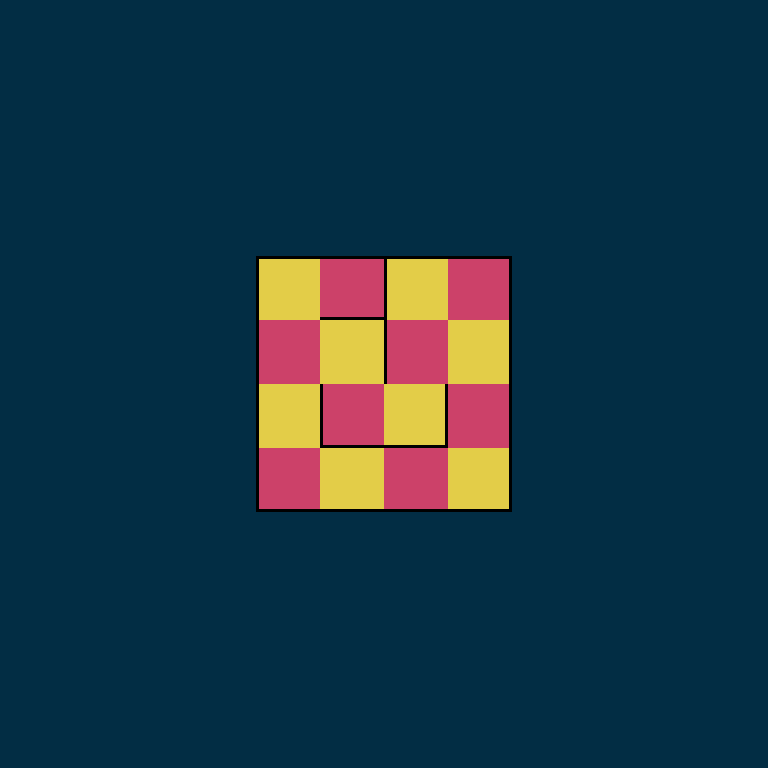

A 2D game scene composited from a Tiled map and its tileset images. What follows is a short description and the map's XML, with each tile layer's data collapsed to a summary:
An orthogonal 12x12 tile map with 64x64 px tiles, 5 tile layers (ground, left, right, up, ...) and 2 objects (Player, Goal).

<map version="1.0" orientation="orthogonal" renderorder="right-down" width="12" height="12" tilewidth="64" tileheight="64" nextobjectid="28">
 <tileset firstgid="1" source="tileset_00.tsx" />
 <layer name="ground" width="12" height="12">
  <properties>
   <property name="tileset" value="tileset_00" />
   <property name="type" value="base" />
  </properties>
  <data>[144 cells, 144 non-empty, 3 distinct tile ids]</data>
 </layer>
 <layer name="left" width="12" height="12">
  <properties>
   <property name="edge" value="left" />
   <property name="tileset" value="tileset_00" />
   <property name="type" value="edges" />
  </properties>
  <data>[144 cells, 7 non-empty, 1 distinct tile ids]</data>
 </layer>
 <layer name="right" width="12" height="12">
  <properties>
   <property name="edge" value="right" />
   <property name="tileset" value="tileset_00" />
   <property name="type" value="edges" />
  </properties>
  <data>[144 cells, 5 non-empty, 1 distinct tile ids]</data>
 </layer>
 <layer name="up" width="12" height="12">
  <properties>
   <property name="edge" value="up" />
   <property name="tileset" value="tileset_00" />
   <property name="type" value="edges" />
  </properties>
  <data>[144 cells, 4 non-empty, 1 distinct tile ids]</data>
 </layer>
 <layer name="down" width="12" height="12">
  <properties>
   <property name="edge" value="down" />
   <property name="tileset" value="tileset_00" />
   <property name="type" value="edges" />
  </properties>
  <data>[144 cells, 7 non-empty, 1 distinct tile ids]</data>
 </layer>
 <objectgroup name="entities">
  <object id="13" name="Player" type="Player" x="464" y="464" width="32" height="32">
   <properties>
    <property name="facing" value="up" />
    <property name="gid" type="int" value="8" />
    <property name="speed" type="float" value="300" />
    <property name="type" value="player" />
   </properties>
   <ellipse />
  </object>
  <object id="14" name="Goal" type="Goal" x="352" y="400">
   <properties>
    <property name="type" value="goal" />
   </properties>
   <polygon points="0,0 -16,32 16,32" />
  </object>
 </objectgroup>
</map>
